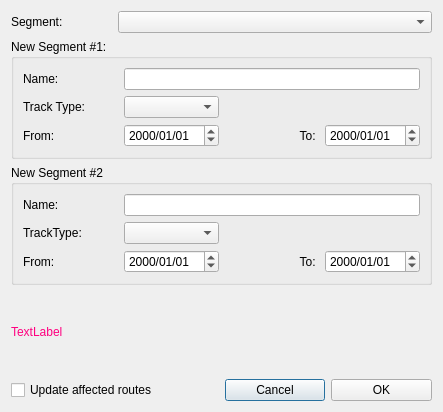
<?xml version="1.0" encoding="UTF-8"?>
<ui version="4.0">
 <class>SplitSegmentDlg</class>
 <widget class="QDialog" name="SplitSegmentDlg">
  <property name="geometry">
   <rect>
    <x>0</x>
    <y>0</y>
    <width>443</width>
    <height>412</height>
   </rect>
  </property>
  <property name="windowTitle">
   <string>Split Segment</string>
  </property>
  <layout class="QGridLayout" name="gridLayout_5">
   <item row="0" column="0">
    <widget class="QLabel" name="label">
     <property name="text">
      <string>Segment:</string>
     </property>
    </widget>
   </item>
   <item row="0" column="1" colspan="3">
    <widget class="QComboBox" name="cbSegments">
     <property name="toolTip">
      <string>&lt;html&gt;&lt;head/&gt;&lt;body&gt;&lt;p&gt;Select the segment which is to be modified at some date. For example changing the track type or alignment.&lt;/p&gt;&lt;/body&gt;&lt;/html&gt;</string>
     </property>
    </widget>
   </item>
   <item row="1" column="0" colspan="4">
    <widget class="QGroupBox" name="groupBox1">
     <property name="title">
      <string>New Segment #1:</string>
     </property>
     <layout class="QGridLayout" name="gridLayout_2">
      <item row="2" column="2">
       <widget class="QLabel" name="label_22">
        <property name="text">
         <string>To: </string>
        </property>
        <property name="alignment">
         <set>Qt::AlignRight|Qt::AlignTrailing|Qt::AlignVCenter</set>
        </property>
       </widget>
      </item>
      <item row="2" column="0">
       <widget class="QLabel" name="label_23">
        <property name="text">
         <string>From:</string>
        </property>
       </widget>
      </item>
      <item row="2" column="3">
       <widget class="QDateEdit" name="dateTo1">
        <property name="displayFormat">
         <string>yyyy/MM/dd</string>
        </property>
       </widget>
      </item>
      <item row="2" column="1">
       <widget class="QDateEdit" name="dateFrom1">
        <property name="enabled">
         <bool>true</bool>
        </property>
        <property name="displayFormat">
         <string>yyyy/MM/dd</string>
        </property>
       </widget>
      </item>
      <item row="0" column="0">
       <widget class="QLabel" name="label_24">
        <property name="text">
         <string>Name:</string>
        </property>
       </widget>
      </item>
      <item row="0" column="1" colspan="3">
       <widget class="QLineEdit" name="txtNewSegmentName1">
        <property name="maxLength">
         <number>125</number>
        </property>
       </widget>
      </item>
      <item row="1" column="0">
       <widget class="QLabel" name="label_25">
        <property name="text">
         <string>Track Type:</string>
        </property>
       </widget>
      </item>
      <item row="1" column="1">
       <widget class="QComboBox" name="cbTrackType1"/>
      </item>
     </layout>
    </widget>
   </item>
   <item row="2" column="0" colspan="4">
    <widget class="QGroupBox" name="groupBox2">
     <property name="title">
      <string>New Segment #2</string>
     </property>
     <layout class="QGridLayout" name="gridLayout_4">
      <item row="0" column="0">
       <widget class="QLabel" name="label_18">
        <property name="text">
         <string>Name:</string>
        </property>
       </widget>
      </item>
      <item row="0" column="1" colspan="3">
       <widget class="QLineEdit" name="txtNewSegmentName2">
        <property name="maxLength">
         <number>125</number>
        </property>
       </widget>
      </item>
      <item row="1" column="0">
       <widget class="QLabel" name="label_19">
        <property name="text">
         <string>TrackType:</string>
        </property>
       </widget>
      </item>
      <item row="2" column="0">
       <widget class="QLabel" name="label_20">
        <property name="text">
         <string>From:</string>
        </property>
       </widget>
      </item>
      <item row="2" column="1">
       <widget class="QDateEdit" name="dateFrom2">
        <property name="displayFormat">
         <string>yyyy/MM/dd</string>
        </property>
       </widget>
      </item>
      <item row="2" column="2">
       <widget class="QLabel" name="label_21">
        <property name="text">
         <string>To: </string>
        </property>
        <property name="alignment">
         <set>Qt::AlignRight|Qt::AlignTrailing|Qt::AlignVCenter</set>
        </property>
       </widget>
      </item>
      <item row="2" column="3">
       <widget class="QDateEdit" name="dateTo2">
        <property name="enabled">
         <bool>true</bool>
        </property>
        <property name="displayFormat">
         <string>yyyy/MM/dd</string>
        </property>
       </widget>
      </item>
      <item row="1" column="1">
       <widget class="QComboBox" name="cbTrackType2"/>
      </item>
     </layout>
    </widget>
   </item>
   <item row="3" column="0">
    <widget class="QLabel" name="lblHelp">
     <property name="palette">
      <palette>
       <active>
        <colorrole role="WindowText">
         <brush brushstyle="SolidPattern">
          <color alpha="255">
           <red>255</red>
           <green>0</green>
           <blue>127</blue>
          </color>
         </brush>
        </colorrole>
       </active>
       <inactive>
        <colorrole role="WindowText">
         <brush brushstyle="SolidPattern">
          <color alpha="255">
           <red>255</red>
           <green>0</green>
           <blue>127</blue>
          </color>
         </brush>
        </colorrole>
       </inactive>
       <disabled>
        <colorrole role="WindowText">
         <brush brushstyle="SolidPattern">
          <color alpha="255">
           <red>159</red>
           <green>158</green>
           <blue>158</blue>
          </color>
         </brush>
        </colorrole>
       </disabled>
      </palette>
     </property>
     <property name="text">
      <string>TextLabel</string>
     </property>
    </widget>
   </item>
   <item row="4" column="0" colspan="2">
    <widget class="QCheckBox" name="chkUpdateAffectedRoutes">
     <property name="text">
      <string>Update affected routes</string>
     </property>
    </widget>
   </item>
   <item row="4" column="2">
    <widget class="QPushButton" name="btnCancel">
     <property name="text">
      <string>Cancel</string>
     </property>
    </widget>
   </item>
   <item row="4" column="3">
    <widget class="QPushButton" name="btnOK">
     <property name="text">
      <string>OK</string>
     </property>
    </widget>
   </item>
  </layout>
 </widget>
 <resources/>
 <connections/>
</ui>
